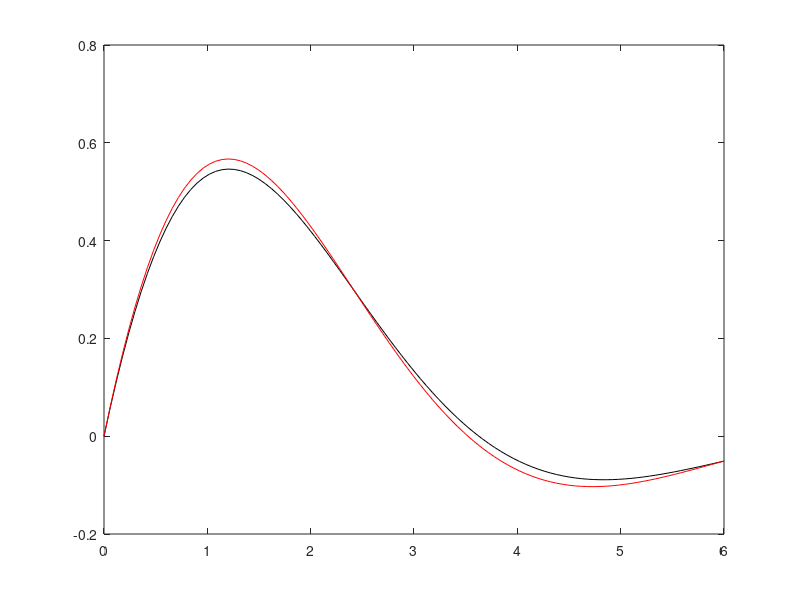

Source code (MATLAB):
clear
x=linspace(0,6,101);
dx=0.06
        %해석해
ya=2/sqrt(3)*exp(-1/2*x).*sin(sqrt(3)/2*x);
y1(1)=0;y2(1)=1;
for i = 1: 100
    %그대로
    y1(i+1)=y1(i)+y2(i)*dx;
                   %바꿀부분 
    y2(i+1)=y2(i)-(y1(i)+y2(i))*dx;
end
plot(x,ya,'k-')
hold on
plot(x,y1,'r-')
hold off
